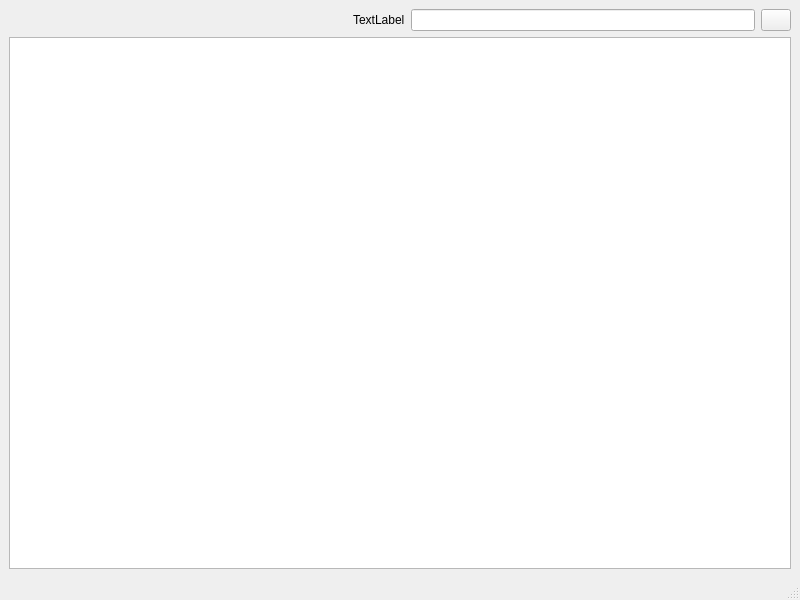
<?xml version="1.0" encoding="UTF-8"?>
<ui version="4.0">
 <class>MainWindow</class>
 <widget class="QMainWindow" name="MainWindow">
  <property name="geometry">
   <rect>
    <x>0</x>
    <y>0</y>
    <width>800</width>
    <height>600</height>
   </rect>
  </property>
  <property name="windowTitle">
   <string>MainWindow</string>
  </property>
  <widget class="QWidget" name="centralwidget">
   <layout class="QVBoxLayout" name="verticalLayout">
    <item>
     <layout class="QHBoxLayout" name="horizontalLayout">
      <item>
       <spacer name="horizontalSpacer">
        <property name="orientation">
         <enum>Qt::Horizontal</enum>
        </property>
        <property name="sizeHint" stdset="0">
         <size>
          <width>40</width>
          <height>20</height>
         </size>
        </property>
       </spacer>
      </item>
      <item>
       <widget class="QLabel" name="magnifierLabel">
        <property name="text">
         <string>TextLabel</string>
        </property>
       </widget>
      </item>
      <item>
       <widget class="QLineEdit" name="searchLineEdit"/>
      </item>
      <item>
       <widget class="QPushButton" name="clearButton">
        <property name="minimumSize">
         <size>
          <width>30</width>
          <height>0</height>
         </size>
        </property>
        <property name="maximumSize">
         <size>
          <width>30</width>
          <height>16777215</height>
         </size>
        </property>
        <property name="text">
         <string/>
        </property>
       </widget>
      </item>
     </layout>
    </item>
    <item>
     <widget class="QTableWidget" name="tableWidget"/>
    </item>
   </layout>
  </widget>
  <widget class="QMenuBar" name="menubar">
   <property name="geometry">
    <rect>
     <x>0</x>
     <y>0</y>
     <width>800</width>
     <height>22</height>
    </rect>
   </property>
  </widget>
  <widget class="QStatusBar" name="statusbar"/>
 </widget>
 <resources/>
 <connections>
  <connection>
   <sender>searchLineEdit</sender>
   <signal>textChanged(QString)</signal>
   <receiver>MainWindow</receiver>
   <slot>lineEditFieldModified()</slot>
   <hints>
    <hint type="sourcelabel">
     <x>590</x>
     <y>48</y>
    </hint>
    <hint type="destinationlabel">
     <x>399</x>
     <y>299</y>
    </hint>
   </hints>
  </connection>
  <connection>
   <sender>clearButton</sender>
   <signal>pressed()</signal>
   <receiver>MainWindow</receiver>
   <slot>clearButtonClicked()</slot>
   <hints>
    <hint type="sourcelabel">
     <x>772</x>
     <y>49</y>
    </hint>
    <hint type="destinationlabel">
     <x>399</x>
     <y>299</y>
    </hint>
   </hints>
  </connection>
 </connections>
 <slots>
  <slot>lineEditFieldModified()</slot>
  <slot>clearButtonClicked()</slot>
 </slots>
</ui>
